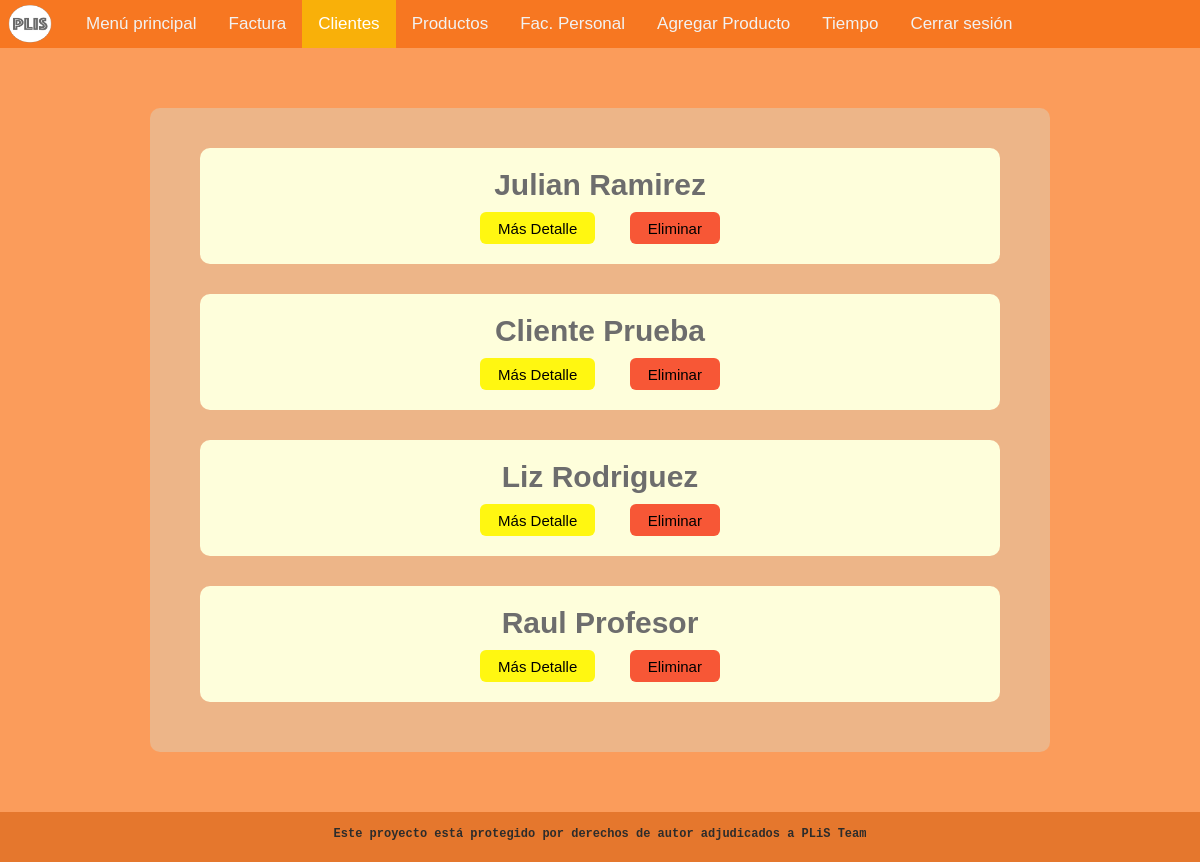
/funcionalidad/Client_View.php, run on the app's committed database.
### tables this page shows
CREATE TABLE IF NOT EXISTS `clients` (
  `ID` int(11) NOT NULL AUTO_INCREMENT,
  `Name` varchar(100) NOT NULL,
  `LastName` varchar(100) NOT NULL,
  `Phone` varchar(100) NOT NULL,
  `Address` varchar(100) NOT NULL,
  `Debt` int(11) NOT NULL,
  PRIMARY KEY (`ID`)
);

### controlador/Client_View_Function.php (called while the page is built, shortened)
<?php
    function db_query($query) {
		$connection = mysqli_connect("localhost","root","","plis_prueba");
		$result = mysqli_query($connection,$query);
		return $result;
	}
?>

### funcionalidad/Client_View.php (the view, shortened to what this page needs)
<!DOCTYPE html>
<html lan = es>
    <head>
        <link rel = "stylesheet" href= "../css/Style_Client.css" />
    </head>
    <body>
        <div class="topnav">
            <img src = "../img/PLIS.png" class = "Logo_PLIS" alt = "Back" >
            <a href="../views/mainpage.php">Menú principal</a>
            <a href="../funcionalidad/factura.php?id=0&precios=0&precioActual=0">Factura</a>
            <a class="active" href="../funcionalidad/Client_Options.php">Clientes</a>
            <a href="../funcionalidad/productos.php">Productos</a>
            <a href="../funcionalidad/factura.php?id=0&precios=0&precioActual=0">Fac. Personal</a>
            <a href="../funcionalidad/agproducto.php">Agregar Producto</a>
            <a href="../funcionalidad/timer.php">Tiempo</a>
            <a href="../views/index.php">Cerrar sesión</a>
        </div>
        <?php include("../controlador/Client_View_Function.php"); ?>
        <div class = "Box_Base">
            <?php
                $sql = "SELECT * FROM Clients";
                $result = db_query($sql);
                while($row = mysqli_fetch_object($result)){
            ?>
            <div class = "Box_Client">
                <h3>
                    <?php echo $row->Name;?>
                    <?php echo $row->LastName;?>
                </h3>
                <div>
                    <a class = "Button_Detail" style="text-decoration:none" name = "Detail" href = "Client_View_Detail.php?ID=<?php echo $row->ID; ?>&valor=<?php echo $_GET['valor']?>"> Más Detalle </a>
                    <a class = "Button_Delete" style="text-decoration:none" name = "Delete" href = "../controlador/Client_View_Delete.php?ID=<?php echo $row->ID;?>"> Eliminar </a>
                </div>
            </div>
            <?php } ?>
        </div>
        <div class = "Under_Bar">
            <h6> Este proyecto está protegido por derechos de autor adjudicados a PLiS Team </h6>
        </div>
    </body>
</html>

### css/Style_Client.css (style rules this page uses)
body { background-color: #FB9C5B; font-family: Helvetica; position: relative; margin: 0px; }
h3 { color: #6D6D6D; font-size: 30px; text-align: center; margin-top: 10px; margin-bottom: 0px; }
h6 { font-family: 'Courier New'; font-size: 12px; text-align: center; color: #2D2C2B; margin-top: 15px; margin-left: 10px; margin-right: 10px; }
.Under_Bar { background-color: #E5772D; height: 50px; display: block; position: fixed; width: 100%; left: 0; bottom: 0; }
.Logo_PLIS { width: 60px; height: 40px; float: left; margin-top: 5px; margin-right: 10px; }
.Box_Base { background-color: #EDB588; border-radius: 10px; display: block; margin: auto; margin-top: 60px; margin-bottom: 110px; text-align: center; width: 800px; padding-top: 10px; padding-bottom: 20px; padding-left: 50px; padding-right: 50px; }
.Box_Client { background-color: #FEFEDB; border-radius: 10px; display: block; margin: auto; margin-top: 30px; margin-bottom: 30px; text-align: center; padding-top: 10px; padding-bottom: 20px; padding-left: 50px; padding-right: 50px; }
.Button_Detail { color: black!important; background: #FFF711; border-radius: 6px; display: inline-block; margin-top: 10px; text-align: center; font-size: 15px; font-weight: 500; padding: 0.5em 1.2em; }
.Button_Delete { color: black!important; background: #F75736; border-radius: 6px; margin-left: 30px; text-align: center; font-size: 15px; font-weight: 500; padding: 0.5em 1.2em; }
.topnav { background-color:#F77721; overflow: hidden; }
.topnav a { float: left; color: #f2f2f2; text-align: center; padding: 14px 16px; text-decoration: none; font-size: 17px; }
.topnav a.active { background-color:#F9B009; color: white; }

### data on the page
clients: Name "Julian", LastName "Ramirez"
clients: Name "Cliente", LastName "Prueba"
clients: Name "Liz", LastName "Rodriguez"
clients: Name "Raul", LastName "Profesor"
